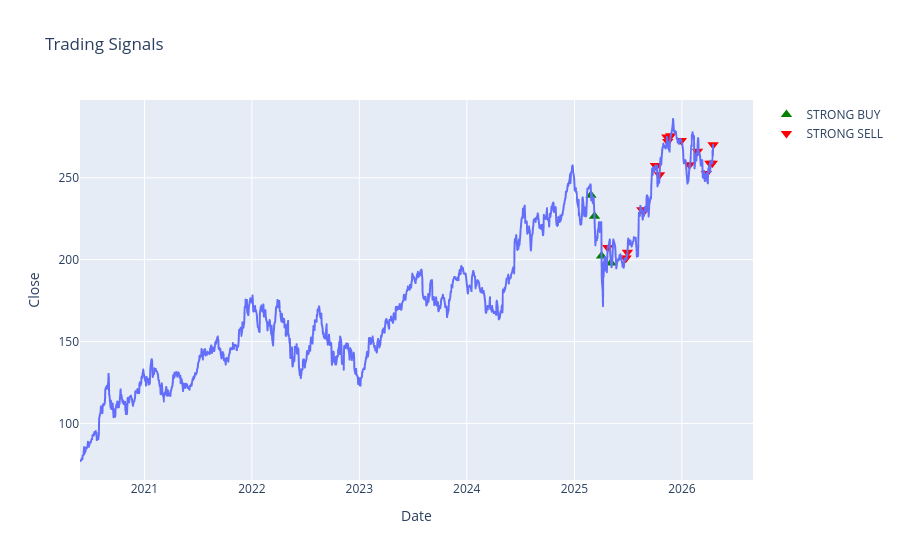

This figure's notebook cell:
### Code cell
buy = data[data['Final_Signal'] == 'STRONG BUY']
sell = data[data['Final_Signal'] == 'STRONG SELL']

fig = px.line(data, x=data.index, y='Close', title='Trading Signals')
fig.add_scatter(x=buy.index, y=buy['Close'], mode='markers', 
                marker=dict(symbol='triangle-up', size=10, color='green'), 
                name='STRONG BUY')
fig.add_scatter(x=sell.index, y=sell['Close'], mode='markers', 
                marker=dict(symbol='triangle-down', size=10, color='red'), 
                name='STRONG SELL')
fig.show()

### Figure 1 — Plotly figure (JSON) as saved in the notebook; plotly's stock layout.template omitted (floating-point values rounded to 4 significant figures; data arrays with more than 128 entries replaced by an {"elided": "..."} marker saying what was removed)
{"data": [{"hovertemplate": "Date=%{x}<br>Close=%{y}<extra></extra>", "legendgroup": "", "line": {"color": "#636efa", "dash": "solid"}, "marker": {"symbol": "circle"}, "mode": "lines", "name": "", "showlegend": false, "type": "scattergl", "x": {"elided": "1481 str values"}, "xaxis": "x", "y": {"elided": "1481 float values"}, "yaxis": "y"}, {"marker": {"color": "green", "size": 10, "symbol": "triangle-up"}, "mode": "markers", "name": "STRONG BUY", "type": "scatter", "x": ["2025-02-26T00:00:00", "2025-03-10T00:00:00", "2025-04-03T00:00:00", "2025-05-05T00:00:00"], "y": [239.3, 226.5, 202.3, 198.0]}, {"marker": {"color": "red", "size": 10, "symbol": "triangle-down"}, "mode": "markers", "name": "STRONG SELL", "type": "scatter", "x": ["2025-04-24T00:00:00", "2025-06-23T00:00:00", "2025-06-25T00:00:00", "2025-06-30T00:00:00", "2025-08-18T00:00:00", "2025-08-27T00:00:00", "2025-10-03T00:00:00", "2025-10-08T00:00:00", "2025-10-17T00:00:00", "2025-11-11T00:00:00", "2025-11-14T00:00:00", "2025-11-24T00:00:00", "2025-12-30T00:00:00", "2026-01-27T00:00:00", "2026-02-23T00:00:00", "2026-03-25T00:00:00", "2026-04-06T00:00:00", "2026-04-14T00:00:00", "2026-04-17T00:00:00"], "y": [207.5, 200.9, 200.9, 204.5, 230.5, 230.1, 257.5, 257.6, 251.8, 275.0, 272.2, 275.7, 272.8, 258.0, 266.2, 252.6, 258.9, 258.8, 270.2]}], "layout": {"legend": {"tracegroupgap": 0}, "title": {"text": "Trading Signals"}, "xaxis": {"anchor": "y", "domain": [0, 1], "title": {"text": "Date"}}, "yaxis": {"anchor": "x", "domain": [0, 1], "title": {"text": "Close"}}}}
